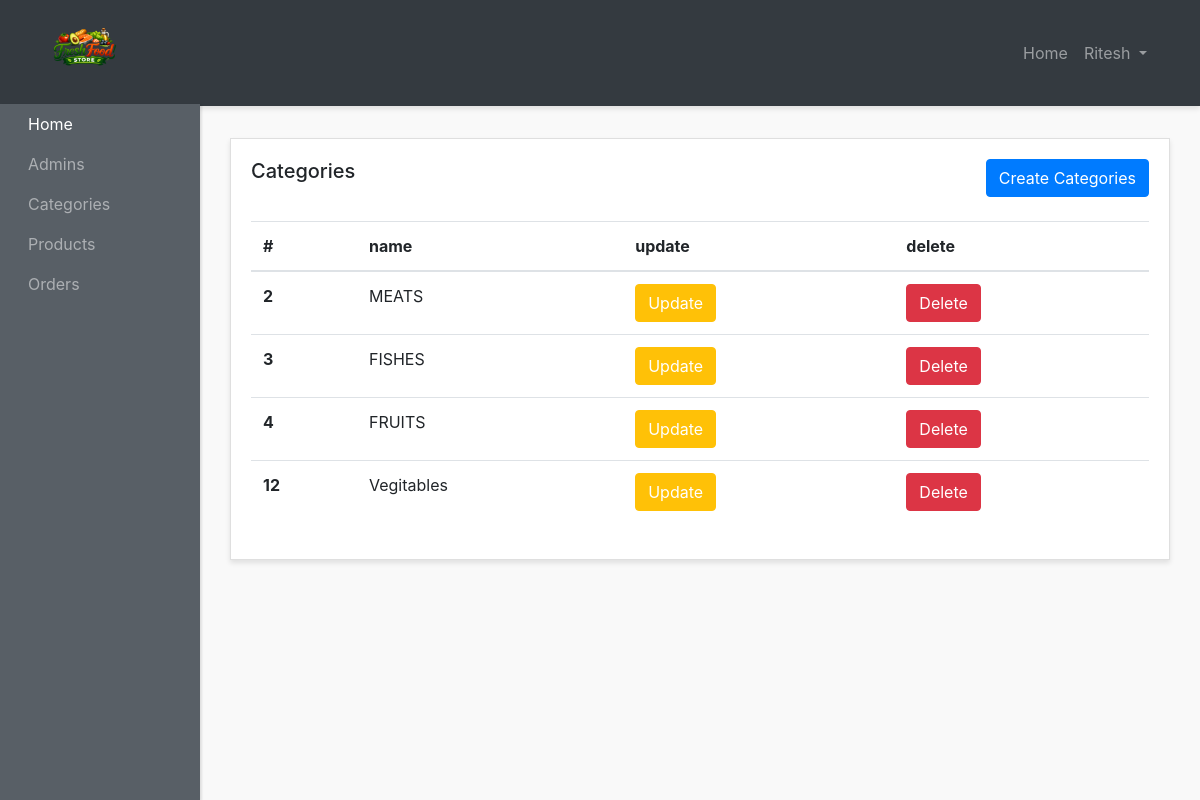
The app's page /admin-panel/categories-admins/show-categories.php (signed in) with its own data.
### tables this page shows
CREATE TABLE `categories` (
  `id` int(3) NOT NULL,
  `name` varchar(200) NOT NULL,
  `image` varchar(200) NOT NULL,
  `icon` varchar(200) NOT NULL,
  `description` varchar(200) NOT NULL,
  `created_at` timestamp NOT NULL DEFAULT current_timestamp()
);

### admin-panel/categories-admins/show-categories.php (the view, shortened to what this page needs)
<?php require "../layouts/header.php"; ?>
<?php require "../../config/config.php"; ?>
<?php
  $categories = $conn->query("SELECT * FROM categories");
  $categories->execute();
  $allCategories = $categories->fetchAll(PDO::FETCH_OBJ);
?>
      <div class="row mt-5">
        <div class="col">
          <div class="card">
            <div class="card-body">
              <h5 class="card-title mb-4 d-inline">Categories</h5>
             <a  href="<?php echo ADMINURL; ?>/categories-admins/create-category.php" class="btn btn-primary mb-4 text-center float-right">Create Categories</a>
              <table class="table">
                <thead>
                  <tr>
                    <th scope="col">#</th>
                    <th scope="col">name</th>
                    <th scope="col">update</th>
                    <th scope="col">delete</th>
                  </tr>
                </thead>
                <tbody>
                  <?php foreach($allCategories as $category) : ?>
                    <tr>
                      <th scope="row"><?php echo  $category->id; ?></th>
                      <td><?php echo  $category->name; ?></td>
                      <td><a  href="update-category.php?id=<?php echo $category->id; ?>" class="btn btn-warning text-white text-center ">Update </a></td>
                      <td><a href="delete-category.php?id=<?php echo $category->id; ?>" class="btn btn-danger  text-center ">Delete </a></td>
                    </tr>
                  <?php endforeach; ?>
                </tbody>
              </table>
            </div>
          </div>
        </div>
      </div>
 <?php require "../layouts/footer.php"; ?>

### admin-panel/styles/style.css (style rules this page uses)
body { background:#f9f9f9; }
.card { margin-bottom: 15px; border-radius:0; box-shadow: 0 3px 5px rgba(0,0,0,.1); }

### records on screen
categories: id "2", name "MEATS"
categories: id "3", name "FISHES"
categories: id "4", name "FRUITS"
categories: id "12", name "Vegitables"

### other values on screen
$_SESSION['adminname'] "Ritesh"
